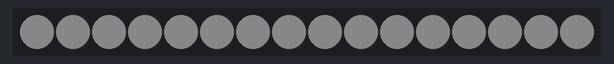
Recording of a sketch running on a simulated Arduino Uno, built with avr-gcc and run on an emulated ATmega328P. Shown: 16 RGB LEDs in strip order, left to right. Dim RGB values are drawn brighter than linear.

Above: at 0.1 s.
At 1.1 s:
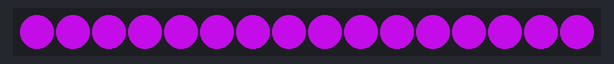
At 2.1 s:
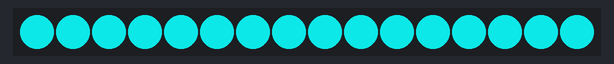

Measured:
- by itself, everything shown: repeats every 3.0 s, in 3 steps
- what the display in image 1 shows lasts 1.0 s, from 1.0 s to 2.0 s

The sketch:

sketch_apr20bedited.ino
```cpp
// RGBW (Red Green Blue White Neo-Pixel starter code
// 16 LEDS  increment
// CW Coleman 170413
int clearColor();
int one();
int two();
#include <Adafruit_NeoPixel.h>
#ifdef __AVR__
  #include <avr/power.h>
#endif

#define PIN 6

#define NUM_LEDS 16

#define BRIGHTNESS 500

Adafruit_NeoPixel strip = Adafruit_NeoPixel(NUM_LEDS, PIN, NEO_GRBW + NEO_KHZ800);


void setup() {
  Serial.begin(115200);
  strip.setBrightness(BRIGHTNESS);
  strip.begin();
  strip.show(); // Initialize all pixels to 'off'
}

// Initialize some variables for the void loop()


void loop() {
  clearColor();
 one();
 two();
}


int clearColor(){
int red = 0, green= 0, blue = 0, white = 10;
int wait = 1000;
int led = 0;
int i;


  for ( led = 0; led < 16; led++) {
    strip.setPixelColor(led, red, green , blue, white);
  }//end of for loop
    strip.show();
    delay(wait);
    red = red + 8;
    green = green + 16;
    blue = blue + 32;
    white = white + 1;

    if (red > 255) red = 0;
    if (green > 255) green = 0;
    if (blue > 255) blue = 0;
    if (white > 50) white = 0;

    if (red < 0) red = 255;
    if (green  < 0) green = 255;
    if (blue < 0) blue = 255;
    if (white  < 0 ) white = 50;


}

int one(){
int red = 150, green= 1, blue = 180, white = 10;
int wait = 1000;
int led = 0;
int i;


  for ( led = 0; led < 16; led++){
    strip.setPixelColor(led, red, green , blue, white);
  }//end of for loop
    strip.show();
    delay(wait);
    red = red + 1;
    green = green + 150;
    blue = blue + 150;
    white = white + 1;

    if (red > 255) red = 0;
    if (green > 255) green = 0;
    if (blue > 255) blue = 0;
    if (white > 50) white = 0;

    if (red < 0) red = 255;
    if (green  < 0) green = 255;
    if (blue < 0) blue = 255;
    if (white  < 0 ) white = 50;


   }

   int two(){
int red = 1, green= 180, blue = 180, white = 10;
int wait = 1000;
int led = 0;
int i;


  for ( led = 0; led < 16; led++){
    strip.setPixelColor(led, red, green , blue, white);
  }//end of for loop
    strip.show();
    delay(wait);
    red = red + 150;
    green = green + 1;
    blue = blue + 150;
    white = white + 1;

    if (red > 255) red = 0;
    if (green > 255) green = 0;
    if (blue > 255) blue = 0;
    if (white > 50) white = 0;

    if (red < 0) red = 255;
    if (green  < 0) green = 255;
    if (blue < 0) blue = 255;
    if (white  < 0 ) white = 50;

   }
```
